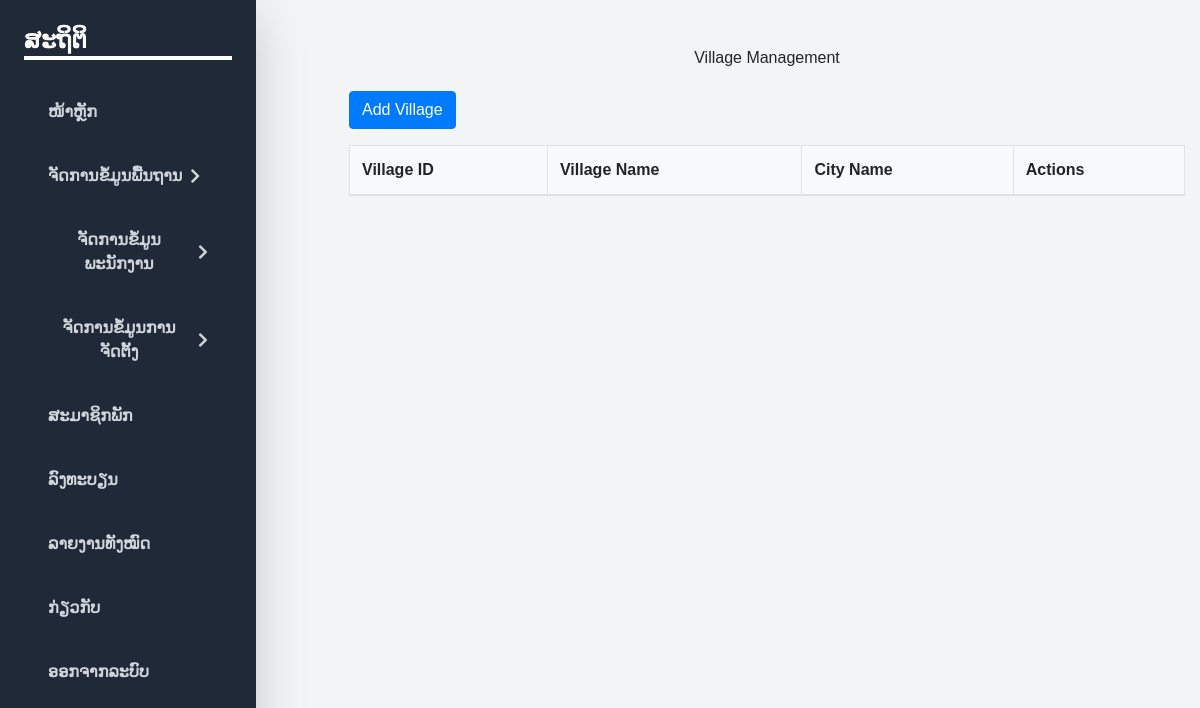
/village.php (signed in), run on an earlier commit of the app's database.
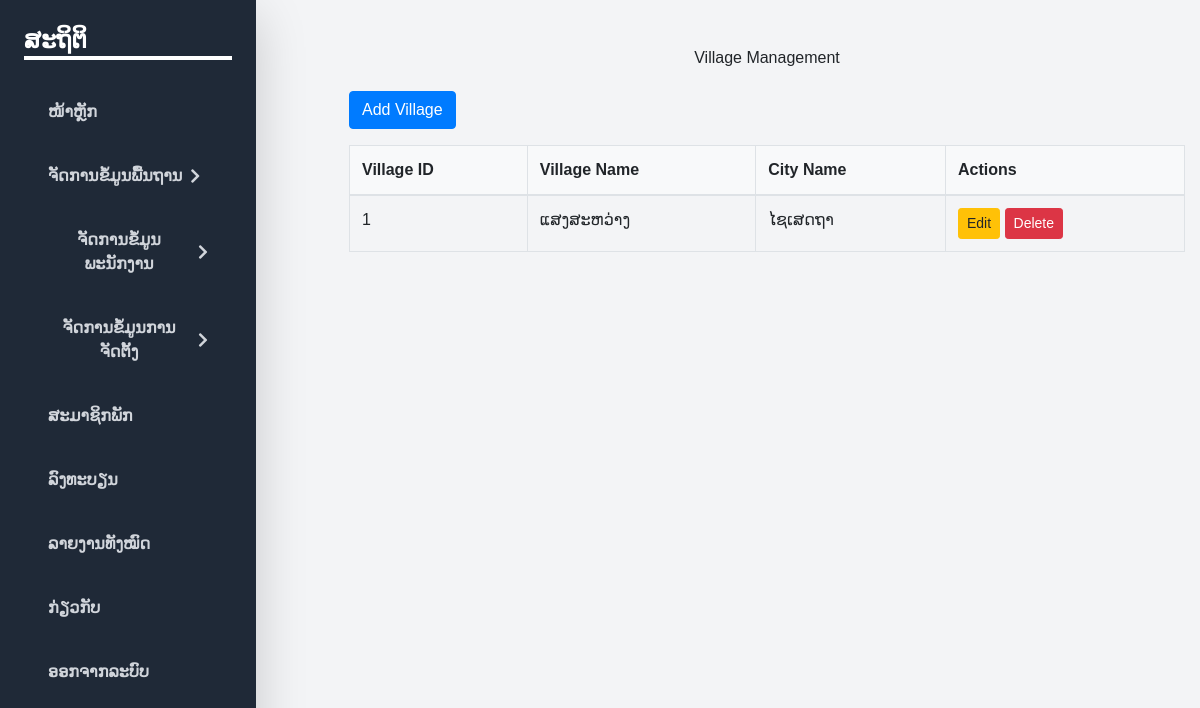
And on a later commit of the database.
### tables this page shows
CREATE TABLE `villages` (
  `id` int(11) NOT NULL,
  `name` varchar(255) NOT NULL,
  `city_id` int(11) DEFAULT NULL
);

CREATE TABLE `cities` (
  `id` int(11) NOT NULL,
  `name` varchar(255) NOT NULL,
  `province_id` int(11) DEFAULT NULL
);

### village.php (the view, shortened to what this page needs)
<?php
$is_admin = isset($_SESSION['role']) && $_SESSION['role'] === 'admin';
include 'dbconnection.php';
$query = "SELECT villages.id, villages.name, cities.name AS city_name
          FROM villages
          JOIN cities ON villages.city_id = cities.id";
$villages = $conn->query($query);
?>
<!DOCTYPE html>
<html lang="en">
<head>
    <link rel="stylesheet" href="https://stackpath.bootstrapcdn.com/bootstrap/4.5.2/css/bootstrap.min.css">
</head>
<body>
    <?php include("nav.php"); ?>
    <div class="container mt-5 mx-auto">
        <h1 class="mb-4 text-center">Village Management</h1>
        <?php if ($is_admin): ?>
            <button type="button" class="btn btn-primary mb-3" data-toggle="modal" data-target="#villageModal" onclick="openModal('create')">
                Add Village
            </button>
        <?php endif; ?>
        <div class="table-container">
            <table class="table table-bordered">
                <thead>
                    <tr>
                        <th>Village ID</th>
                        <th>Village Name</th>
                        <th>City Name</th>
                        <?php if ($is_admin): ?>
                            <th>Actions</th>
                        <?php endif; ?>
                    </tr>
                </thead>
                <tbody>
                    <?php while ($village = $villages->fetch_assoc()): ?>
                        <tr>
                            <td><?php echo htmlspecialchars($village['id']); ?></td>
                            <td><?php echo htmlspecialchars($village['name']); ?></td>
                            <td><?php echo htmlspecialchars($village['city_name']); ?></td>
                            <?php if ($is_admin): ?>
                                <td>
                                    <button type="button" class="btn btn-warning btn-sm" data-toggle="modal" data-target="#villageModal" onclick='openModal("update", <?php echo json_encode($village); ?>)'>
                                        Edit
                                    </button>
                                    <button type="button" class="btn btn-danger btn-sm" data-toggle="modal" data-target="#deleteModal" onclick='openDeleteModal(<?php echo $village['id']; ?>)'>
                                        Delete
                                    </button>
                                </td>
                            <?php endif; ?>
                        </tr>
                    <?php endwhile; ?>
                </tbody>
            </table>
        </div>
    </div>
</body>
</html>

What changed in the data, as far as the page shows it:
added villages: id "1", name "ແສງສະຫວ່າງ", city.name "ໄຊເສດຖາ"
